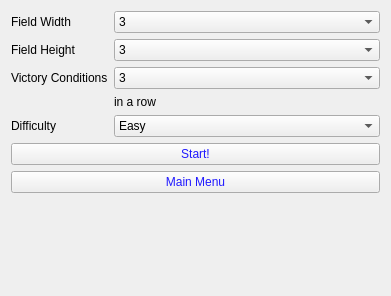
<?xml version="1.0" encoding="UTF-8"?>
<ui version="4.0">
 <class>SingleplayerSetup</class>
 <widget class="QWidget" name="SingleplayerSetup">
  <property name="geometry">
   <rect>
    <x>0</x>
    <y>0</y>
    <width>391</width>
    <height>296</height>
   </rect>
  </property>
  <property name="windowTitle">
   <string>Form</string>
  </property>
  <layout class="QHBoxLayout" name="horizontalLayout">
   <item>
    <layout class="QFormLayout" name="formLayout">
     <property name="fieldGrowthPolicy">
      <enum>QFormLayout::AllNonFixedFieldsGrow</enum>
     </property>
     <item row="0" column="0">
      <widget class="QLabel" name="fieldWidthLabel">
       <property name="text">
        <string>Field Width</string>
       </property>
      </widget>
     </item>
     <item row="2" column="0">
      <widget class="QLabel" name="fieldHeightLabel">
       <property name="text">
        <string>Field Height</string>
       </property>
      </widget>
     </item>
     <item row="4" column="0">
      <widget class="QLabel" name="vcLabel">
       <property name="text">
        <string>Victory Conditions</string>
       </property>
      </widget>
     </item>
     <item row="6" column="0">
      <widget class="QLabel" name="diffLabel">
       <property name="text">
        <string>Difficulty</string>
       </property>
      </widget>
     </item>
     <item row="4" column="1">
      <widget class="QComboBox" name="vcComboBox">
       <item>
        <property name="text">
         <string>3</string>
        </property>
       </item>
       <item>
        <property name="text">
         <string>4</string>
        </property>
       </item>
       <item>
        <property name="text">
         <string>5</string>
        </property>
       </item>
       <item>
        <property name="text">
         <string>6</string>
        </property>
       </item>
      </widget>
     </item>
     <item row="2" column="1">
      <widget class="QComboBox" name="heightBox">
       <item>
        <property name="text">
         <string>3</string>
        </property>
       </item>
       <item>
        <property name="text">
         <string>4</string>
        </property>
       </item>
       <item>
        <property name="text">
         <string>5</string>
        </property>
       </item>
       <item>
        <property name="text">
         <string>6</string>
        </property>
       </item>
       <item>
        <property name="text">
         <string>7</string>
        </property>
       </item>
       <item>
        <property name="text">
         <string>8</string>
        </property>
       </item>
       <item>
        <property name="text">
         <string>9</string>
        </property>
       </item>
       <item>
        <property name="text">
         <string>10</string>
        </property>
       </item>
      </widget>
     </item>
     <item row="0" column="1">
      <widget class="QComboBox" name="widthBox">
       <item>
        <property name="text">
         <string>3</string>
        </property>
       </item>
       <item>
        <property name="text">
         <string>4</string>
        </property>
       </item>
       <item>
        <property name="text">
         <string>5</string>
        </property>
       </item>
       <item>
        <property name="text">
         <string>6</string>
        </property>
       </item>
       <item>
        <property name="text">
         <string>7</string>
        </property>
       </item>
       <item>
        <property name="text">
         <string>8</string>
        </property>
       </item>
       <item>
        <property name="text">
         <string>9</string>
        </property>
       </item>
       <item>
        <property name="text">
         <string>10</string>
        </property>
       </item>
      </widget>
     </item>
     <item row="6" column="1">
      <widget class="QComboBox" name="diffComboBox">
       <item>
        <property name="text">
         <string>Easy</string>
        </property>
       </item>
       <item>
        <property name="text">
         <string>Normal</string>
        </property>
       </item>
      </widget>
     </item>
     <item row="9" column="0" colspan="2">
      <widget class="QPushButton" name="startButton">
       <property name="cursor">
        <cursorShape>PointingHandCursor</cursorShape>
       </property>
       <property name="styleSheet">
        <string notr="true">font: 75 italic 16pt &quot;Segoe Print&quot;;
color: rgb(32, 25, 255);</string>
       </property>
       <property name="text">
        <string>Start!</string>
       </property>
      </widget>
     </item>
     <item row="10" column="0" colspan="2">
      <widget class="QPushButton" name="mainMenuButton">
       <property name="cursor">
        <cursorShape>PointingHandCursor</cursorShape>
       </property>
       <property name="styleSheet">
        <string notr="true">color: rgb(32, 25, 255);
font: 75 16pt &quot;Segoe Print&quot;;</string>
       </property>
       <property name="text">
        <string>Main Menu</string>
       </property>
      </widget>
     </item>
     <item row="5" column="1">
      <widget class="QLabel" name="label">
       <property name="text">
        <string>in a row</string>
       </property>
      </widget>
     </item>
    </layout>
   </item>
  </layout>
 </widget>
 <resources/>
 <connections/>
</ui>
